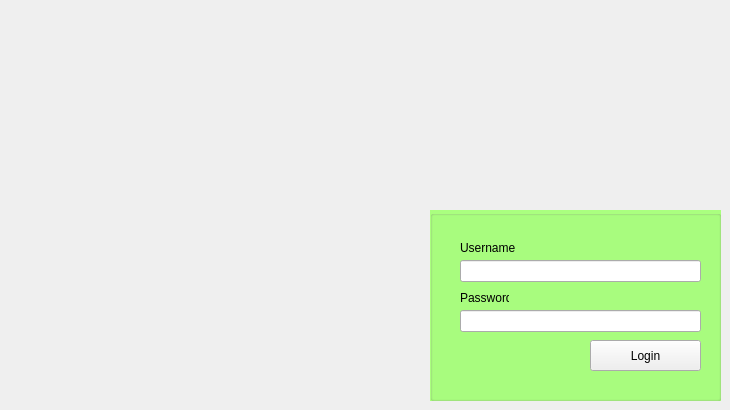
     <widget class="QWidget" name="login_page">
      <widget class="QLineEdit" name="username_lineEdit">
       <property name="geometry">
        <rect>
         <x>460</x>
         <y>260</y>
         <width>241</width>
         <height>22</height>
        </rect>
       </property>
      </widget>
      <widget class="QLineEdit" name="password_lineEdit">
       <property name="geometry">
        <rect>
         <x>460</x>
         <y>310</y>
         <width>241</width>
         <height>22</height>
        </rect>
       </property>
       <property name="echoMode">
        <enum>QLineEdit::Password</enum>
       </property>
      </widget>
      <widget class="QPushButton" name="login_pushButton">
       <property name="geometry">
        <rect>
         <x>590</x>
         <y>340</y>
         <width>111</width>
         <height>31</height>
        </rect>
       </property>
       <property name="text">
        <string>Login</string>
       </property>
      </widget>
      <widget class="QLabel" name="label_2">
       <property name="geometry">
        <rect>
         <x>460</x>
         <y>240</y>
         <width>71</width>
         <height>16</height>
        </rect>
       </property>
       <property name="text">
        <string>Username</string>
       </property>
      </widget>
      <widget class="QLabel" name="label_3">
       <property name="geometry">
        <rect>
         <x>460</x>
         <y>290</y>
         <width>49</width>
         <height>16</height>
        </rect>
       </property>
       <property name="text">
        <string>Password</string>
       </property>
      </widget>
      <widget class="QGroupBox" name="groupBox">
       <property name="geometry">
        <rect>
         <x>430</x>
         <y>210</y>
         <width>291</width>
         <height>191</height>
        </rect>
       </property>
       <property name="styleSheet">
        <string notr="true">background-color: rgb(170, 255, 127);</string>
       </property>
       <property name="title">
        <string/>
       </property>
      </widget>
      <zorder>groupBox</zorder>
      <zorder>username_lineEdit</zorder>
      <zorder>password_lineEdit</zorder>
      <zorder>login_pushButton</zorder>
      <zorder>label_2</zorder>
      <zorder>label_3</zorder>
     </widget>
